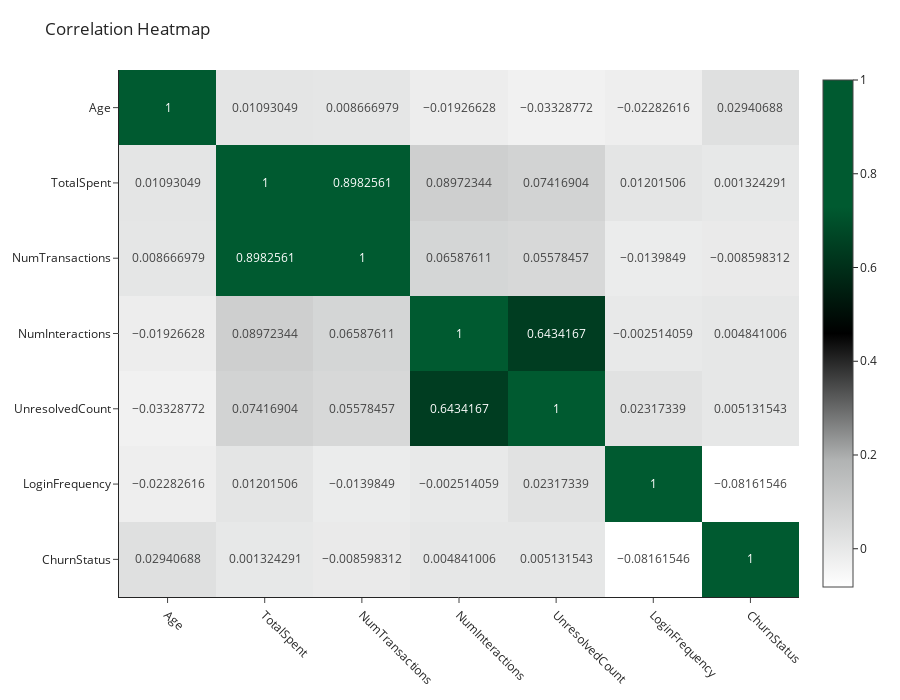

Notebook source saved alongside this figure:
### Markdown cell above
## Correlations Heatmap

### Code cell
# Select only numeric columns for correlation
numeric_df = df.select_dtypes(include=[np.number])
correlation_matrix = numeric_df.corr()

# Lloyds-inspired custom color scale
lloyds_colorscale = [
    [0.0, "#FFFFFF"],
    [0.25, "#B1B3B3"],
    [0.5, "#000000"],
    [0.75, "#005A30"],
    [1.0, "#005A30"]
]

# Plot heatmap with improved layout
fig = px.imshow(
    correlation_matrix,
    text_auto=True,
    color_continuous_scale=lloyds_colorscale,
    title="Correlation Heatmap",
    aspect="auto"
)

# Update layout for readability
fig.update_layout(
    template="simple_white",
    width=900,
    height=700,
    font=dict(size=12),
    margin=dict(l=50, r=50, t=70, b=50)
)
fig.update_xaxes(tickangle=45)
fig.show()

### Figure 1 — Plotly figure (JSON) as saved in the notebook; plotly's stock layout.template omitted (floating-point values rounded to 4 significant figures)
{"data": [{"coloraxis": "coloraxis", "hovertemplate": "x: %{x}<br>y: %{y}<br>color: %{z}<extra></extra>", "name": "0", "texttemplate": "%{z}", "type": "heatmap", "x": ["Age", "TotalSpent", "NumTransactions", "NumInteractions", "UnresolvedCount", "LoginFrequency", "ChurnStatus"], "xaxis": "x", "y": ["Age", "TotalSpent", "NumTransactions", "NumInteractions", "UnresolvedCount", "LoginFrequency", "ChurnStatus"], "yaxis": "y", "z": [[1.0, 0.01093, 0.008667, -0.01927, -0.03329, -0.02283, 0.02941], [0.01093, 1.0, 0.8983, 0.08972, 0.07417, 0.01202, 0.001324], [0.008667, 0.8983, 1.0, 0.06588, 0.05578, -0.01398, -0.008598], [-0.01927, 0.08972, 0.06588, 1.0, 0.6434, -0.002514, 0.004841], [-0.03329, 0.07417, 0.05578, 0.6434, 1.0, 0.02317, 0.005132], [-0.02283, 0.01202, -0.01398, -0.002514, 0.02317, 1.0, -0.08162], [0.02941, 0.001324, -0.008598, 0.004841, 0.005132, -0.08162, 1.0]]}], "layout": {"coloraxis": {"colorscale": [[0, "#FFFFFF"], [0.25, "#B1B3B3"], [0.5, "#000000"], [0.75, "#005A30"], [1, "#005A30"]]}, "font": {"size": 12}, "height": 700, "margin": {"b": 50, "l": 50, "r": 50, "t": 70}, "title": {"text": "Correlation Heatmap"}, "width": 900, "xaxis": {"anchor": "y", "domain": [0, 1], "tickangle": 45}, "yaxis": {"anchor": "x", "autorange": "reversed", "domain": [0, 1]}}}
